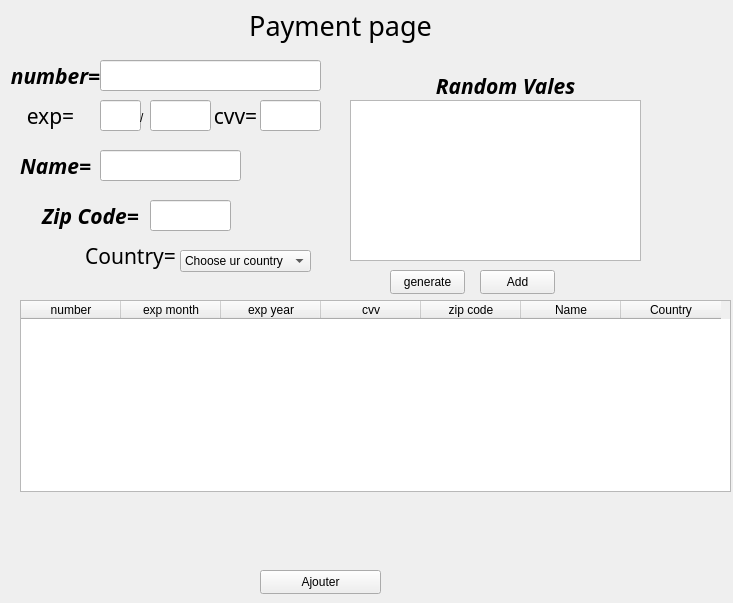
<?xml version="1.0" encoding="UTF-8"?>
<ui version="4.0">
 <class>Form</class>
 <widget class="QWidget" name="Form">
  <property name="geometry">
   <rect>
    <x>0</x>
    <y>0</y>
    <width>733</width>
    <height>603</height>
   </rect>
  </property>
  <property name="windowTitle">
   <string>Form</string>
  </property>
  <widget class="QLabel" name="label">
   <property name="geometry">
    <rect>
     <x>220</x>
     <y>0</y>
     <width>241</width>
     <height>51</height>
    </rect>
   </property>
   <property name="font">
    <font>
     <family>Old English Text MT</family>
     <pointsize>20</pointsize>
    </font>
   </property>
   <property name="toolTip">
    <string>&lt;html&gt;&lt;head/&gt;&lt;body&gt;&lt;p align=&quot;center&quot;&gt;&lt;br/&gt;&lt;/p&gt;&lt;/body&gt;&lt;/html&gt;</string>
   </property>
   <property name="text">
    <string>Payment page</string>
   </property>
   <property name="alignment">
    <set>Qt::AlignCenter</set>
   </property>
  </widget>
  <widget class="QLabel" name="label_2">
   <property name="geometry">
    <rect>
     <x>10</x>
     <y>50</y>
     <width>91</width>
     <height>51</height>
    </rect>
   </property>
   <property name="font">
    <font>
     <family>Sitka Text</family>
     <pointsize>16</pointsize>
     <weight>75</weight>
     <italic>true</italic>
     <bold>true</bold>
    </font>
   </property>
   <property name="toolTip">
    <string>&lt;html&gt;&lt;head/&gt;&lt;body&gt;&lt;p align=&quot;center&quot;&gt;Pas=&lt;/p&gt;&lt;/body&gt;&lt;/html&gt;</string>
   </property>
   <property name="toolTipDuration">
    <number>-2</number>
   </property>
   <property name="styleSheet">
    <string notr="true"/>
   </property>
   <property name="text">
    <string>number=</string>
   </property>
   <property name="scaledContents">
    <bool>true</bool>
   </property>
   <property name="alignment">
    <set>Qt::AlignCenter</set>
   </property>
  </widget>
  <widget class="QLabel" name="label_3">
   <property name="geometry">
    <rect>
     <x>0</x>
     <y>90</y>
     <width>101</width>
     <height>51</height>
    </rect>
   </property>
   <property name="font">
    <font>
     <family>Sitka Text</family>
     <pointsize>16</pointsize>
     <weight>50</weight>
     <italic>false</italic>
     <bold>false</bold>
    </font>
   </property>
   <property name="toolTip">
    <string>&lt;html&gt;&lt;head/&gt;&lt;body&gt;&lt;p align=&quot;center&quot;&gt;Pas=&lt;/p&gt;&lt;/body&gt;&lt;/html&gt;</string>
   </property>
   <property name="toolTipDuration">
    <number>-2</number>
   </property>
   <property name="styleSheet">
    <string notr="true"/>
   </property>
   <property name="text">
    <string>exp=</string>
   </property>
   <property name="scaledContents">
    <bool>true</bool>
   </property>
   <property name="alignment">
    <set>Qt::AlignCenter</set>
   </property>
  </widget>
  <widget class="QLabel" name="res">
   <property name="geometry">
    <rect>
     <x>70</x>
     <y>500</y>
     <width>601</width>
     <height>51</height>
    </rect>
   </property>
   <property name="font">
    <font>
     <family>Sitka Text</family>
     <pointsize>16</pointsize>
     <weight>75</weight>
     <italic>true</italic>
     <bold>true</bold>
    </font>
   </property>
   <property name="toolTip">
    <string>&lt;html&gt;&lt;head/&gt;&lt;body&gt;&lt;p align=&quot;center&quot;&gt;Pas=&lt;/p&gt;&lt;/body&gt;&lt;/html&gt;</string>
   </property>
   <property name="toolTipDuration">
    <number>-2</number>
   </property>
   <property name="styleSheet">
    <string notr="true"/>
   </property>
   <property name="text">
    <string/>
   </property>
   <property name="scaledContents">
    <bool>true</bool>
   </property>
   <property name="alignment">
    <set>Qt::AlignCenter</set>
   </property>
  </widget>
  <widget class="QLineEdit" name="num">
   <property name="geometry">
    <rect>
     <x>100</x>
     <y>60</y>
     <width>221</width>
     <height>31</height>
    </rect>
   </property>
  </widget>
  <widget class="QLineEdit" name="expm">
   <property name="geometry">
    <rect>
     <x>100</x>
     <y>100</y>
     <width>41</width>
     <height>31</height>
    </rect>
   </property>
  </widget>
  <widget class="QListWidget" name="lista">
   <property name="geometry">
    <rect>
     <x>350</x>
     <y>100</y>
     <width>291</width>
     <height>161</height>
    </rect>
   </property>
  </widget>
  <widget class="QLabel" name="label_5">
   <property name="geometry">
    <rect>
     <x>410</x>
     <y>70</y>
     <width>191</width>
     <height>31</height>
    </rect>
   </property>
   <property name="font">
    <font>
     <family>Sitka Text</family>
     <pointsize>16</pointsize>
     <weight>75</weight>
     <italic>true</italic>
     <bold>true</bold>
    </font>
   </property>
   <property name="toolTip">
    <string>&lt;html&gt;&lt;head/&gt;&lt;body&gt;&lt;p align=&quot;center&quot;&gt;Pas=&lt;/p&gt;&lt;/body&gt;&lt;/html&gt;</string>
   </property>
   <property name="toolTipDuration">
    <number>-2</number>
   </property>
   <property name="styleSheet">
    <string notr="true"/>
   </property>
   <property name="text">
    <string>Random Vales</string>
   </property>
   <property name="scaledContents">
    <bool>true</bool>
   </property>
   <property name="alignment">
    <set>Qt::AlignCenter</set>
   </property>
  </widget>
  <widget class="QPushButton" name="btgen">
   <property name="geometry">
    <rect>
     <x>390</x>
     <y>270</y>
     <width>75</width>
     <height>24</height>
    </rect>
   </property>
   <property name="text">
    <string>generate</string>
   </property>
  </widget>
  <widget class="QTableWidget" name="tb">
   <property name="geometry">
    <rect>
     <x>20</x>
     <y>300</y>
     <width>711</width>
     <height>192</height>
    </rect>
   </property>
   <column>
    <property name="text">
     <string>number</string>
    </property>
   </column>
   <column>
    <property name="text">
     <string>exp month</string>
    </property>
   </column>
   <column>
    <property name="text">
     <string>exp year</string>
    </property>
   </column>
   <column>
    <property name="text">
     <string>cvv</string>
    </property>
   </column>
   <column>
    <property name="text">
     <string>zip code</string>
    </property>
   </column>
   <column>
    <property name="text">
     <string>Name</string>
    </property>
   </column>
   <column>
    <property name="text">
     <string>Country</string>
    </property>
   </column>
  </widget>
  <widget class="QLineEdit" name="expy">
   <property name="geometry">
    <rect>
     <x>150</x>
     <y>100</y>
     <width>61</width>
     <height>31</height>
    </rect>
   </property>
  </widget>
  <widget class="QLabel" name="label_6">
   <property name="geometry">
    <rect>
     <x>140</x>
     <y>110</y>
     <width>16</width>
     <height>16</height>
    </rect>
   </property>
   <property name="text">
    <string>/</string>
   </property>
  </widget>
  <widget class="QLabel" name="label_7">
   <property name="geometry">
    <rect>
     <x>210</x>
     <y>100</y>
     <width>51</width>
     <height>31</height>
    </rect>
   </property>
   <property name="font">
    <font>
     <family>Sitka Text</family>
     <pointsize>16</pointsize>
     <weight>50</weight>
     <italic>false</italic>
     <bold>false</bold>
    </font>
   </property>
   <property name="toolTip">
    <string>&lt;html&gt;&lt;head/&gt;&lt;body&gt;&lt;p align=&quot;center&quot;&gt;Pas=&lt;/p&gt;&lt;/body&gt;&lt;/html&gt;</string>
   </property>
   <property name="toolTipDuration">
    <number>-2</number>
   </property>
   <property name="styleSheet">
    <string notr="true"/>
   </property>
   <property name="text">
    <string>cvv=</string>
   </property>
   <property name="scaledContents">
    <bool>true</bool>
   </property>
   <property name="alignment">
    <set>Qt::AlignCenter</set>
   </property>
  </widget>
  <widget class="QLineEdit" name="cvv">
   <property name="geometry">
    <rect>
     <x>260</x>
     <y>100</y>
     <width>61</width>
     <height>31</height>
    </rect>
   </property>
  </widget>
  <widget class="QLabel" name="label_8">
   <property name="geometry">
    <rect>
     <x>10</x>
     <y>140</y>
     <width>91</width>
     <height>51</height>
    </rect>
   </property>
   <property name="font">
    <font>
     <family>Sitka Text</family>
     <pointsize>16</pointsize>
     <weight>75</weight>
     <italic>true</italic>
     <bold>true</bold>
    </font>
   </property>
   <property name="toolTip">
    <string>&lt;html&gt;&lt;head/&gt;&lt;body&gt;&lt;p align=&quot;center&quot;&gt;Pas=&lt;/p&gt;&lt;/body&gt;&lt;/html&gt;</string>
   </property>
   <property name="toolTipDuration">
    <number>-2</number>
   </property>
   <property name="styleSheet">
    <string notr="true"/>
   </property>
   <property name="text">
    <string>Name=</string>
   </property>
   <property name="scaledContents">
    <bool>true</bool>
   </property>
   <property name="alignment">
    <set>Qt::AlignCenter</set>
   </property>
  </widget>
  <widget class="QLineEdit" name="name">
   <property name="geometry">
    <rect>
     <x>100</x>
     <y>150</y>
     <width>141</width>
     <height>31</height>
    </rect>
   </property>
  </widget>
  <widget class="QLabel" name="label_9">
   <property name="geometry">
    <rect>
     <x>30</x>
     <y>190</y>
     <width>121</width>
     <height>51</height>
    </rect>
   </property>
   <property name="font">
    <font>
     <family>Sitka Text</family>
     <pointsize>16</pointsize>
     <weight>75</weight>
     <italic>true</italic>
     <bold>true</bold>
    </font>
   </property>
   <property name="toolTip">
    <string>&lt;html&gt;&lt;head/&gt;&lt;body&gt;&lt;p align=&quot;center&quot;&gt;Pas=&lt;/p&gt;&lt;/body&gt;&lt;/html&gt;</string>
   </property>
   <property name="toolTipDuration">
    <number>-2</number>
   </property>
   <property name="styleSheet">
    <string notr="true"/>
   </property>
   <property name="text">
    <string>Zip Code=</string>
   </property>
   <property name="scaledContents">
    <bool>true</bool>
   </property>
   <property name="alignment">
    <set>Qt::AlignCenter</set>
   </property>
  </widget>
  <widget class="QLineEdit" name="zip">
   <property name="geometry">
    <rect>
     <x>150</x>
     <y>200</y>
     <width>81</width>
     <height>31</height>
    </rect>
   </property>
  </widget>
  <widget class="QLabel" name="label_10">
   <property name="geometry">
    <rect>
     <x>80</x>
     <y>230</y>
     <width>101</width>
     <height>51</height>
    </rect>
   </property>
   <property name="font">
    <font>
     <family>Sitka Text</family>
     <pointsize>16</pointsize>
     <weight>50</weight>
     <italic>false</italic>
     <bold>false</bold>
    </font>
   </property>
   <property name="toolTip">
    <string>&lt;html&gt;&lt;head/&gt;&lt;body&gt;&lt;p align=&quot;center&quot;&gt;Pas=&lt;/p&gt;&lt;/body&gt;&lt;/html&gt;</string>
   </property>
   <property name="toolTipDuration">
    <number>-2</number>
   </property>
   <property name="styleSheet">
    <string notr="true"/>
   </property>
   <property name="text">
    <string>Country=</string>
   </property>
   <property name="scaledContents">
    <bool>true</bool>
   </property>
   <property name="alignment">
    <set>Qt::AlignCenter</set>
   </property>
  </widget>
  <widget class="QComboBox" name="con">
   <property name="geometry">
    <rect>
     <x>180</x>
     <y>250</y>
     <width>131</width>
     <height>22</height>
    </rect>
   </property>
   <item>
    <property name="text">
     <string>Choose ur country</string>
    </property>
   </item>
   <item>
    <property name="text">
     <string>Tunisia</string>
    </property>
   </item>
   <item>
    <property name="text">
     <string>USA</string>
    </property>
   </item>
   <item>
    <property name="text">
     <string>UK</string>
    </property>
   </item>
   <item>
    <property name="text">
     <string>France</string>
    </property>
   </item>
  </widget>
  <widget class="QPushButton" name="btadd">
   <property name="geometry">
    <rect>
     <x>480</x>
     <y>270</y>
     <width>75</width>
     <height>24</height>
    </rect>
   </property>
   <property name="text">
    <string>Add</string>
   </property>
  </widget>
  <widget class="QPushButton" name="btfin">
   <property name="geometry">
    <rect>
     <x>260</x>
     <y>570</y>
     <width>121</width>
     <height>24</height>
    </rect>
   </property>
   <property name="text">
    <string>Ajouter</string>
   </property>
  </widget>
 </widget>
 <resources/>
 <connections/>
</ui>
